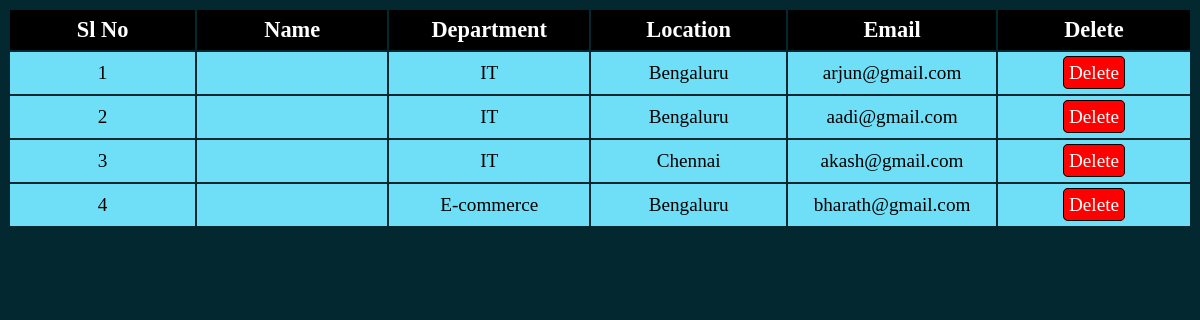
/displayemp.php (signed in), run on an earlier commit of the app's database.
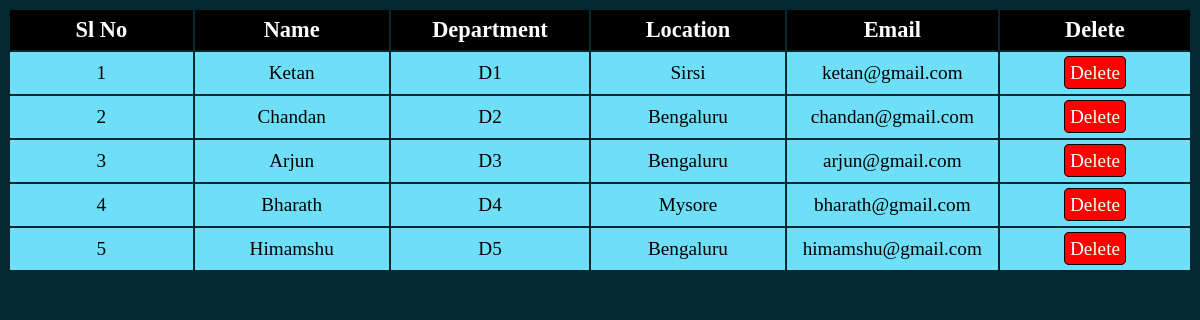
And on a later commit of the database.
### tables this page shows
CREATE TABLE `empdetails` (
  `id` int(10) NOT NULL,
  `empid` varchar(10) NOT NULL,
  `passwords` varchar(20) DEFAULT NULL,
  `uname` varchar(20) DEFAULT NULL,
  `addr` varchar(30) DEFAULT NULL,
  `dept` varchar(10) DEFAULT NULL,
  `bank` varchar(20) DEFAULT NULL,
  `ac` int(10) DEFAULT NULL,
  `gender` varchar(10) DEFAULT NULL,
  `edu` varchar(20) DEFAULT NULL,
  `email` varchar(30) DEFAULT NULL,
  `age` int(3) DEFAULT NULL,
  `dob` varchar(20) DEFAULT NULL,
  `mob` bigint(10) DEFAULT NULL,
  `desig` varchar(20) DEFAULT NULL,
  `salary` int(10) DEFAULT NULL
);

### displayemp.php (the view, shortened to what this page needs)
<?php
    if(isset($_SESSION['id']) && isset($_SESSION['user_name'])){
        include "connection.php";
        $query = "select * from empdetails";
        $data = mysqli_query($conn,$query);
        $result = $data;
?>
<!DOCTYPE html>
<html lang="en">
<head>
    <link rel="stylesheet" href="style3.css">
</head>
<body>
    <table class="tbl">
        <thead>
            <tr>
                <th scope="col" class="table1">Sl No</th>
                <th scope="col" class="table1">Name</th>
                <th scope="col" class="table1">Department</th>
                <th scope="col" class="table1">Location</th>
                <th scope="col" class="table1">Email</th>
                <th scope="col" class="table1">Delete</th>
            </tr>
            <?php
            if($result){
                $i=1;
                while($result = mysqli_fetch_assoc($data)){
                    echo "
                    <tr>
                        <td class='c1'>".$i++."</td>
                        <td class='c1'>".$result['uname']."</td>
                        <td class='c1'>".$result['dept']."</td>
                        <td class='c1'>".$result['addr']."</td>
                        <td class='c1'>".$result['email']."</td>
                        <td class='c1'><a href='deleteemp.php?rn=$result[empid]' onclick='showPrompt()' class='btn2'>Delete</a></td>
                    </tr>
                    ";
                }
            }else{
                echo "No data found";
            }
            ?>
        </thead>
    </table>
</body>
</html>
<?php
} else{
    header("Location: index.php");
    exit();
}
?>

### style3.css (style rules this page uses)
body { background-color: rgb(3,40,48); color: white; }
.table1 { margin: auto; width: 200px; background-color: black; color: #fff; padding: 7px; font-size: 1.4em; }
.btn1,.btn2 { text-decoration: none; border: 1px solid black; padding: 5px; color: #fff; border-radius: 5px; }
.btn2 { background-color: red; }
.c1 { padding: 10px; text-align: center; background-color: rgb(110,223,246); color: black; font-size: 1.2em; }

What changed in the data, as far as the page shows it:
removed empdetails: dept "IT", addr "Bengaluru", email "arjun@gmail.com"
removed empdetails: dept "IT", addr "Bengaluru", email "aadi@gmail.com"
removed empdetails: dept "IT", addr "Chennai", email "akash@gmail.com"
removed empdetails: dept "E-commerce", addr "Bengaluru", email "bharath@gmail.com"
added empdetails: uname "Ketan", dept "D1", addr "Sirsi", email "ketan@gmail.com"
added empdetails: uname "Chandan", dept "D2", addr "Bengaluru", email "chandan@gmail.com"
added empdetails: uname "Arjun", dept "D3", addr "Bengaluru", email "arjun@gmail.com"
added empdetails: uname "Bharath", dept "D4", addr "Mysore", email "bharath@gmail.com"
added empdetails: uname "Himamshu", dept "D5", addr "Bengaluru", email "himamshu@gmail.com"
